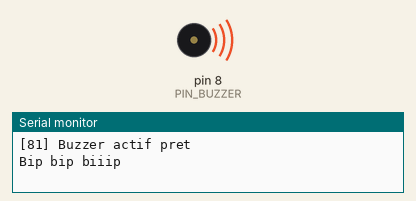
Simulated run of this sketch. Board: Arduino Uno, built with avr-gcc and run on an emulated ATmega328P. On the bench: buzzer (waves = sounding, pin HIGH), the last lines printed to the serial monitor.

Above: at 0.6 s.
At 4.8 s:
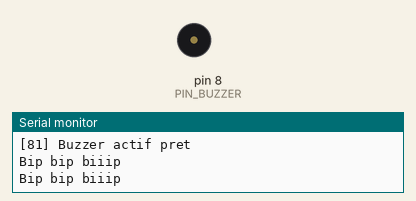
Timing chart, 0 to 6.7 s (numbered marks = the images above):
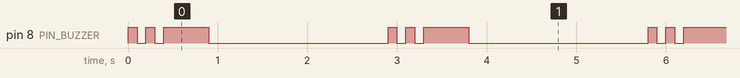

The sketch:

81_Buzzer_Actif.ino
```cpp
/*
 * =====================================================================
 *  Arduino Lab Nexus v6.1.0 STABLE  -  Buzzer actif
 * =====================================================================
 *  Explication : Émet des bips réguliers avec un buzzer actif (simple marche/arrêt).
 *  Carte       : Arduino UNO / Nano (ATmega328P) - compatible Mega
 *  Moniteur    : 9600 bauds
 *
 *  Câblage :
 *   Arduino D8     -> Buzzer +
 *   Arduino GND    -> Buzzer -
 *
 *  Bibliothèques requises (arduino-cli lib install "...") : aucune
 * =====================================================================
 */
// @libs:

const uint8_t PIN_BUZZER = 8;

// Émet un bip de durée donnée (ms)
void bip(unsigned int duree) {
  digitalWrite(PIN_BUZZER, HIGH);
  delay(duree);
  digitalWrite(PIN_BUZZER, LOW);
}

void setup() {
  pinMode(PIN_BUZZER, OUTPUT);
  Serial.begin(9600);
  Serial.println(F("[81] Buzzer actif pret"));
}

void loop() {
  // Deux bips courts puis un long
  Serial.println(F("Bip bip biiip"));
  bip(100); delay(100);
  bip(100); delay(100);
  bip(500);
  delay(2000);
}
```

Measured:
- by itself, pin 8 (PIN_BUZZER): repeats every 2.9 s: LOW 0.10 s, HIGH 0.10 s, LOW 0.10 s, HIGH 0.50 s, LOW 2.0 s, HIGH 0.10 s
- by itself, everything shown: repeats every 2.9 s, in 6 steps
